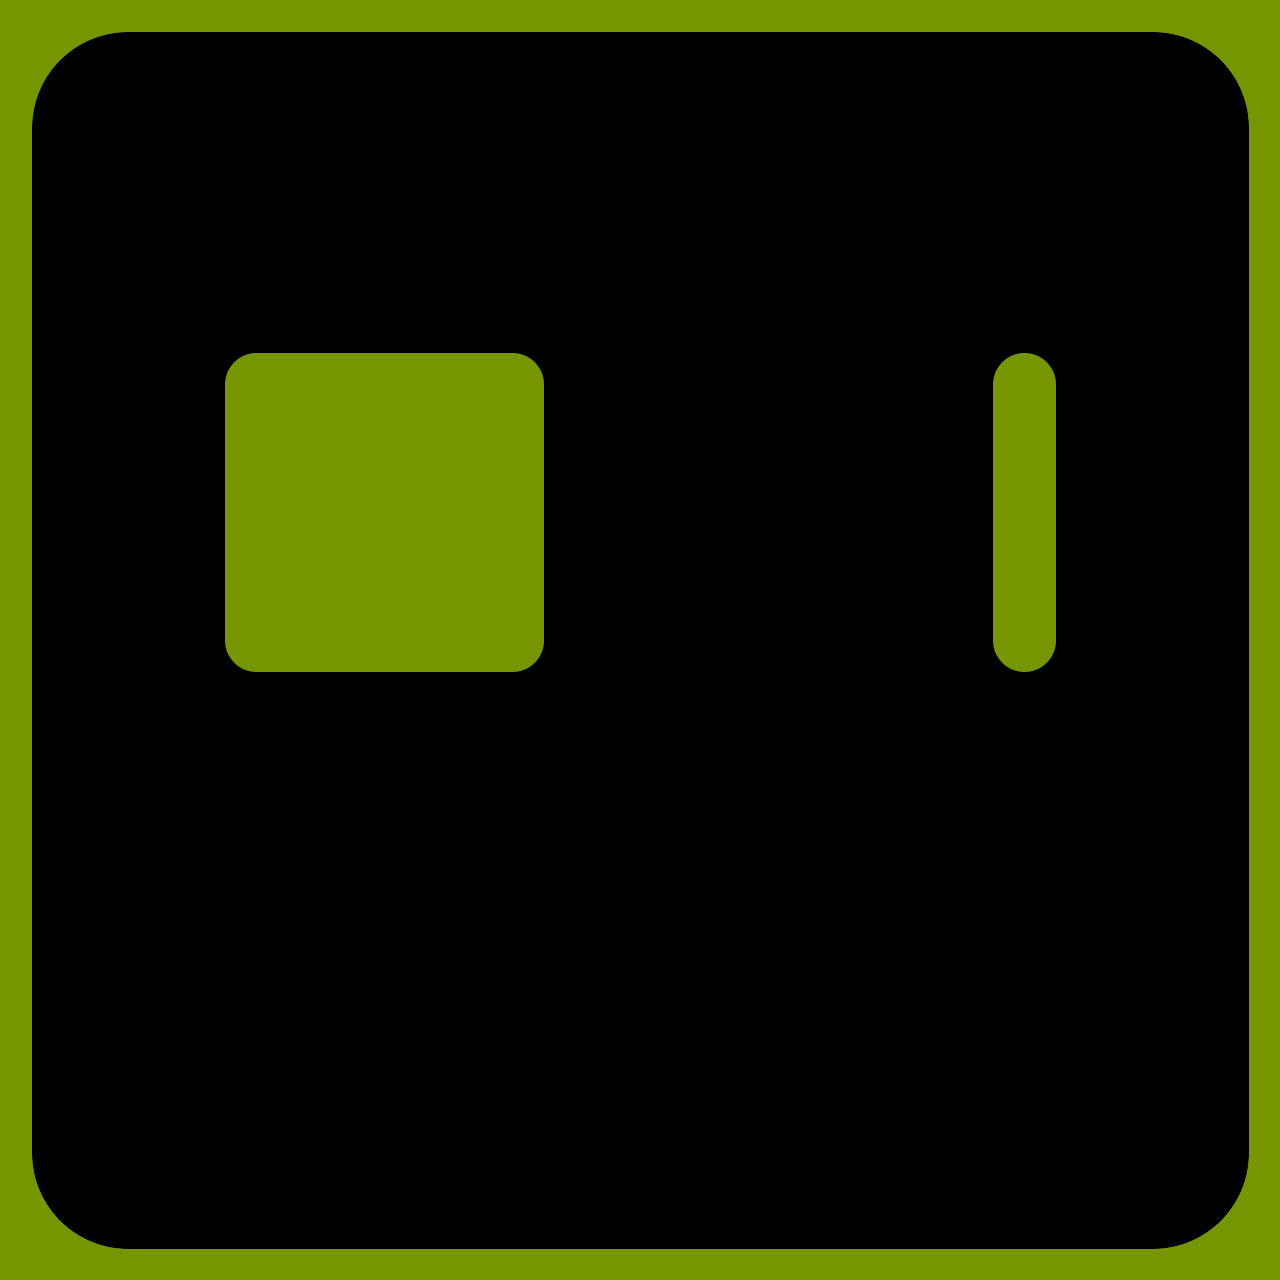

Tiled map render using the project's own tile images. Description and the map definition, with tile-layer contents summarised, below:
An orthogonal 10x10 tile map with 128x128 px tiles, 1 tile layer (map0).

<map version="1.0" orientation="orthogonal" width="10" height="10" tilewidth="128" tileheight="128">
 <tileset firstgid="1" name="road-tiles" tilewidth="128" tileheight="128">
  <image source="road-tiles.png" width="640" height="512" />
 </tileset>
 <layer name="map0" width="10" height="10">
  <data>[100 cells, 100 non-empty, 17 distinct tile ids]</data>
 </layer>
</map>